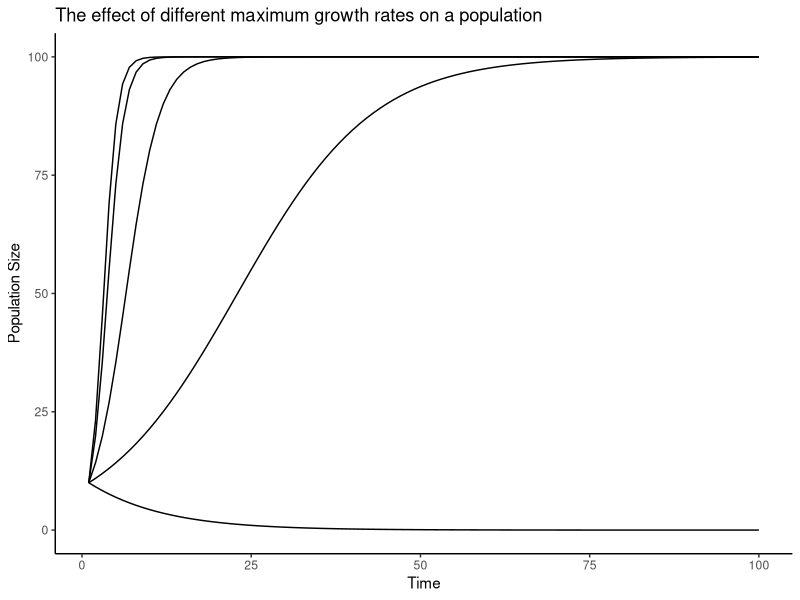
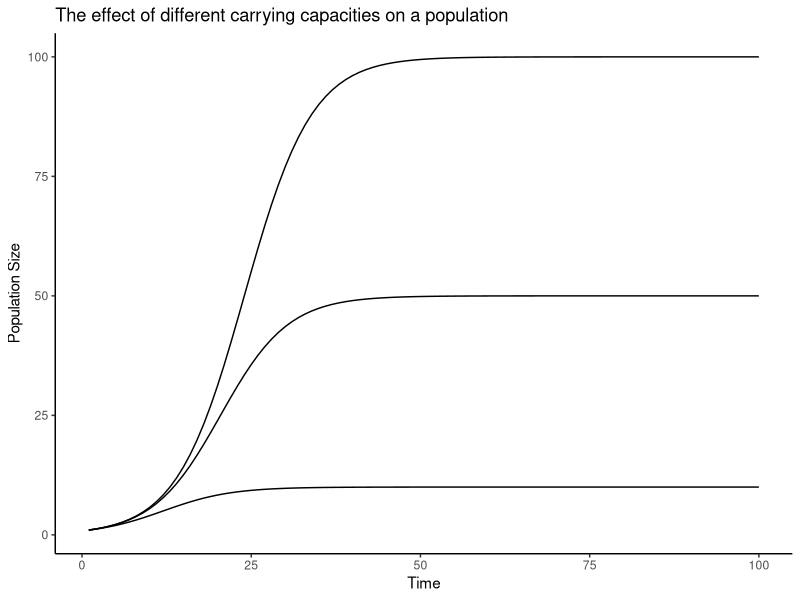
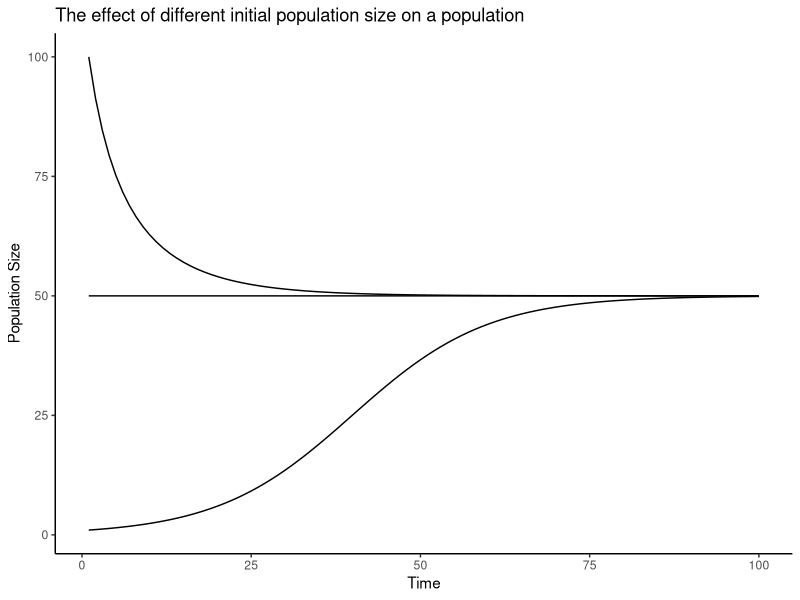

Generate these figures, in order, with R:
######### Question 1 pseudo-code
# load packages
# define custom model function
# set a 'pool' of values for the parameters of interest
# create a dataframe to store model output
# using a for loop to simulate with the different values of parameters
  # of interest
# 3 different plots based on how we set r, K, and N_0

library(deSolve)
library(ggplot2)

######################## Part 1 - different r values

# Custom function
ddSim = function(t,y,p){
  N=y
  r=p[1]
  K=p[2]
  dNdt=r*(1-N/K)*N
  
  return(list(dNdt))
}

# Define parameters
r=c(-0.1,0.1,0.4,0.8,1.0)
N0=10
times=1:100

# Create output dataframe
modelOutput=data.frame(matrix(NA, ncol=6, nrow=length(times)))
colnames(modelOutput)=c("time", "P1", "P2","P3","P4","P5")
modelOutput[,1]=times

# For loop for the different r values
for(i in 1:length(r)){
  params=c(r[i],100)
  modelSim=ode(y=N0, times=times, func=ddSim, parms=params)
  modelOutput[,i+1]=modelSim[,2]
}

# Plot for 5 different r populations
ggplot() + geom_line(data=modelOutput,aes(x=time,y=P1)) +
  geom_line(data=modelOutput,aes(x=time,y=P2)) +
  geom_line(data=modelOutput,aes(x=time,y=P3)) +
  geom_line(data=modelOutput,aes(x=time,y=P4)) +
  geom_line(data=modelOutput,aes(x=time,y=P5)) +
  theme_classic() + xlab("Time") + ylab("Population Size") +
  ggtitle("The effect of different maximum growth rates on a population")


######################## Part 2 - different K values

# Custom function
ddSim_K = function(t,y,p){
  N=y
  K=p[1]
  r=p[2]
  dNdt=r*(1-N/K)*N
  
  return(list(dNdt))
}

# Define parameters
K=c(10,50,100)
N0=1
times=1:100

# Create output dataframe
modelOutput_K=data.frame(matrix(NA, ncol=4, nrow=length(times)))
colnames(modelOutput_K)=c("time", "P1", "P2","P3")
modelOutput_K[,1]=times

# For loop for the different K values
for(i in 1:length(K)){
  params=c(K[i],0.2)
  modelSim_K=ode(y=N0, times=times, func=ddSim_K, parms=params)
  modelOutput_K[,i+1]=modelSim_K[,2]
}

# Plot for 3 different K populations
ggplot() + geom_line(data=modelOutput_K,aes(x=time,y=P1)) +
  geom_line(data=modelOutput_K,aes(x=time,y=P2)) +
  geom_line(data=modelOutput_K,aes(x=time,y=P3)) +
  theme_classic() + xlab("Time") + ylab("Population Size") +
  ggtitle("The effect of different carrying capacities on a population")


######################## Part 3 - different N0 values

# Custom function
ddSim_N0 = function(t,y,p){
  N=y
  r=p[1]
  K=p[2]
  dNdt=r*(1-N/K)*N
  
  return(list(dNdt))
}

# Define parameters
params=c(0.1,50)
N0=c(1,50,100)
times=1:100

# Create output dataframe
modelOutput_N0=data.frame(matrix(NA, ncol=4, nrow=length(times)))
colnames(modelOutput_N0)=c("time", "P1", "P2","P3")
modelOutput_N0[,1]=times

# For loop for the different r values
for(i in 1:length(N0)){
  N0=c(1,50,100)
  modelSim_N0=ode(y=N0[i], times=times, func=ddSim_N0, parms=params)
  modelOutput_N0[,i+1]=modelSim_N0[,2]
}

# Plot for 3 different N0 populations
ggplot() + geom_line(data=modelOutput_N0,aes(x=time,y=P1)) +
  geom_line(data=modelOutput_N0,aes(x=time,y=P2)) +
  geom_line(data=modelOutput_N0,aes(x=time,y=P3)) +
  theme_classic() + xlab("Time") + ylab("Population Size") +
  ggtitle("The effect of different initial population size on a population")



########## Question 2 pseudo-code
# start by drawing out a conceptual model
# running simulations
# data exploration - making plots of parameters of interest
  # scatter plots of difference response variables
    # different valeus of r - saturation curves, all starting and ending 
          # at the same place, but different slopes
    # different values of K - all starting at the same place, but ending 
          # in different places
    # different values of N_0 - all starting in different places, but 
          # ending at the same place
    # plot number of people (y-axis) vs time (x-axis)
          # Susceptible starts high and decreases over time
          # Infected increases, reaches max, then decreases
          # Recovered starts low and increases over time
          # max incidence is when S=I
          # max prevalence is when I is max
          # % affected is difference between R and I
